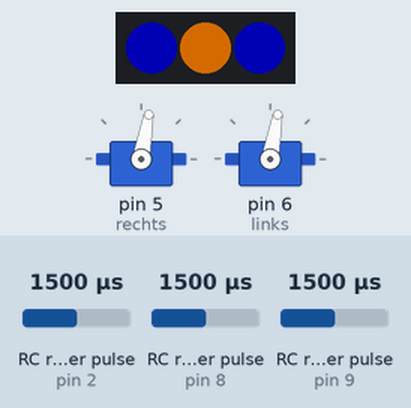
The sketch below on a simulated Arduino Uno, built with avr-gcc and run on an emulated ATmega328P. Parts: 2 × servo, 3 RGB LEDs in strip order, left to right. Wiring (inferred from the names in the program): 3 × RC receiver channel: data pin 9 / data pin 2 / data pin 8. The inputs (shaded band) are chosen by the test bench; at power-on: RC receiver pulse (sensors on pin 8, pin 9, pin 2) 1500 µs. Dim RGB values are drawn brighter than linear.

Above: at 2.8 s.
2.9 s: RC receiver pulse (sensor on pin 8) set to 1208 µs
4.4 s: RC receiver pulse (sensor on pin 8) set to 1184 µs
At 5.6 s:
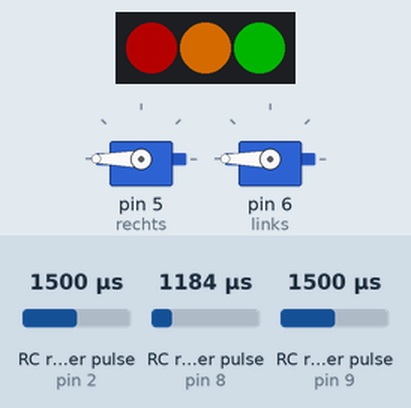
5.9 s: RC receiver pulse (sensor on pin 9) set to 1206 µs
7.4 s: RC receiver pulse (sensor on pin 9) set to 1186 µs
At 8.0 s:
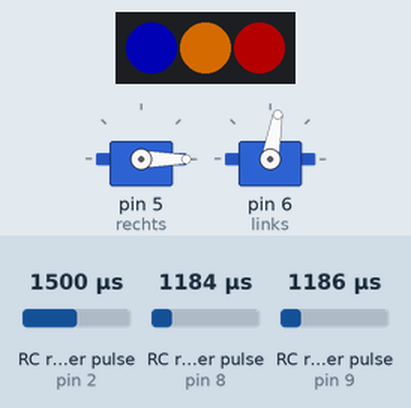
8.9 s: RC receiver pulse (sensor on pin 2) set to 1209 µs
10.4 s: RC receiver pulse (sensor on pin 2) set to 1189 µs
At 10.57 s:
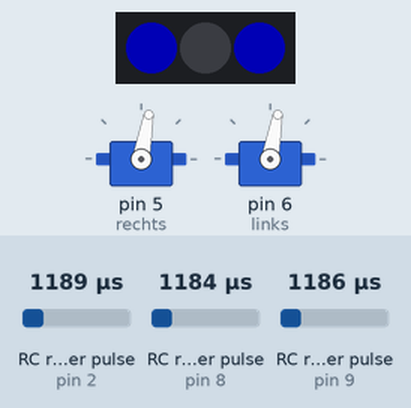
At 11.18 s:
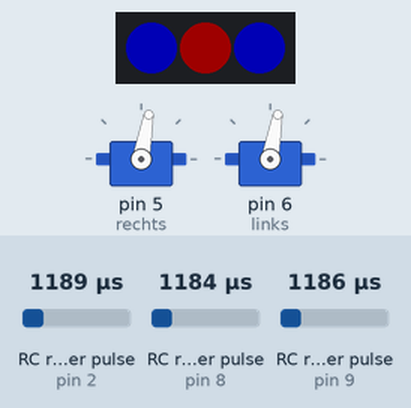
Timing chart, 0 to 14.4 s (numbered marks = the images above; inputs shaded):
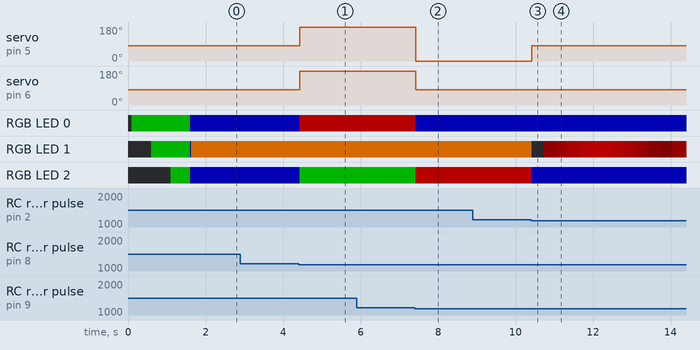

The sketch:

StrandBeest_RC_V1.0.ino
```cpp
// Strandbeest RC V1.0 -- 2016-01-21
// LED Statusanzeige, Modellumschaltung, Heartbeat
// FlySky Receiver

#include <Servo.h>
#include <FastLED.h>

#define BAUDRATE 19200
#define Anzahl 3
#define OutputPin 3

CRGB LEDs[Anzahl];
Servo links;
Servo rechts;

#define RechtsFwd 180
#define RechtsNeutral 80
#define RechtsBck 0

#define LinksFwd 0
#define LinksNeutral 80
#define LinksBck 180

#define RCchA 9
#define RCchB 8
#define RCchE 2

long chA;
//int  chAi;
long chB;
//int  chBi;
long chE;

int huecnt=0;
int redcnt=0;
int reddir=0;

void setup()
{
  Serial.begin(BAUDRATE);
  delay(100);
  pinMode(RCchA, INPUT);
  pinMode(RCchB, INPUT);
  pinMode(RCchE, INPUT);
//  Serial.println("Init");

  FastLED.addLeds <NEOPIXEL, OutputPin> (LEDs, Anzahl);

  rechts.attach(5);
  rechts.write(RechtsNeutral);
  links.attach(6);
  links.write(LinksNeutral);

  LEDs[0]=0x004000;
  LEDs[1]=0x000000;
  LEDs[2]=0x000000;
  FastLED.show();
  delay(500);
  LEDs[1]=0x004000;
  FastLED.show();
  delay(500);
  LEDs[2]=0x004000;
  FastLED.show();
  delay(500);

  //ready - blau
  LEDs[0]=0x000040;
  LEDs[1]=0x000040;
  LEDs[2]=0x000040;
  FastLED.show();

  //Serial.print("Done...\n");
}

void loop()
{
  chA = pulseIn(RCchA, HIGH, 30000);
  if (chA==0)
  {
    //no rc
    rechts.write(RechtsNeutral);
    links.write(LinksNeutral);
    chA = pulseIn(RCchA, HIGH, 30000);

    // HUE CYCLE
    LEDs[0] = CHSV( huecnt, 255, 128);
    LEDs[1] = CHSV( huecnt, 255, 128);
    LEDs[2] = CHSV( huecnt, 255, 128);
    FastLED.show();
    huecnt++;
    if (huecnt==256){huecnt=0;}
  }
  else
  {
    chE = pulseIn(RCchE, HIGH, 30000); //Check for Enable
    if (chE < 1200) //Schalter SWA = 0
    {
      //Kein Enable
      //Alles auf Null
      rechts.write(RechtsNeutral);
      links.write(LinksNeutral);

      //Neutral - r/l blau, mitte rot mit heartbeat
      LEDs[0]=0x000040;
      LEDs[1].r=redcnt;
      LEDs[1].g=0;
      LEDs[1].b=0;
      LEDs[2]=0x000040;
      FastLED.show();

      //heartbeat
      if (reddir==0)
      {
        //count up
        redcnt++;
        if (redcnt==80)
        {
          reddir=1; //Zährichtung umschalten auf abwärts
        }
      }
      else
      {
        //count down
        redcnt--;
        if (redcnt==0)
        {
          reddir=0; //Zährichtung umschalten auf abwärts
        }
      }
    }
    else //Schalter SWA = 1
    {
      chB = pulseIn(RCchB, HIGH, 30000);
      if (chB < 1200) //Links
      {
        if (chA > 1700) //Vor
        {
          //Serial.println("ForwardLeft");
          rechts.write(RechtsFwd);
          links.write(LinksNeutral);
          //rechtes Servo vorwärts
          LEDs[0]=0x000040;
          LEDs[1]=0x804000;
          LEDs[2]=0x004000;
          FastLED.show();
        }
        else if  (chA < 1200) //Rueck
        {
          //Serial.println("BackLeft");
          rechts.write(RechtsBck);
          links.write(LinksNeutral);
          //rechtes Servo rückwärts
          LEDs[0]=0x000040;
          LEDs[1]=0x804000;
          LEDs[2]=0x400000;
          FastLED.show();
        }
        else
        {
          //Serial.println("Left");
          rechts.write(RechtsFwd);
          links.write(LinksBck);
          //rechtes Servo vorwärts, linkes Servo rückwärts
          LEDs[0]=0x400000;
          LEDs[1]=0x804000;
          LEDs[2]=0x004000;
          FastLED.show();
        }
      }
      else if  (chB > 1700) //rechts
      {
        if (chA > 1700) //Vor
        {
          //Serial.println("ForwardRight");
          rechts.write(RechtsNeutral);
          links.write(LinksFwd);
          //linkes Servo vorwärts
          LEDs[0]=0x004000;
          LEDs[1]=0x804000;
          LEDs[2]=0x000040;
          FastLED.show();
        }
        else if  (chA < 1200) //Rueck
        {
          //Serial.println("BackRight");
          rechts.write(RechtsNeutral);
          links.write(LinksBck);
          //linkes Servo rückwärts
          LEDs[0]=0x400000;
          LEDs[1]=0x804000;
          LEDs[2]=0x000040;
          FastLED.show();
        }
        else //
        {
          //Serial.println("Right");
          rechts.write(RechtsBck);
          links.write(LinksFwd);
          //rechtes Servo rückwärts, linkes Servo vorwärts
          LEDs[0]=0x004000;
          LEDs[1]=0x804000;
          LEDs[2]=0x400000;
          FastLED.show();
        }
      }
      else
      {
        if (chA > 1700) //Vor
        {
          //Serial.println("Forward");
          rechts.write(RechtsFwd);
          links.write(LinksFwd);
          //rechtes Servo vorwärts, linkes Servo vorwärts
          LEDs[0]=0x004000;
          LEDs[1]=0x804000;
          LEDs[2]=0x004000;
          FastLED.show();
        }
        else if  (chA < 1200) //Rueck
        {
          //Serial.println("Back");
          rechts.write(RechtsBck);
          links.write(LinksBck);
          //rechtes Servo rückwärts, linkes Servo rückwärts
          LEDs[0]=0x400000;
          LEDs[1]=0x804000;
          LEDs[2]=0x400000;
          FastLED.show();
        }
        else //
        {
          //Serial.println("Neutral");
          rechts.write(RechtsNeutral);
          links.write(LinksNeutral);
          //Neutral - Alle blau
          LEDs[0]=0x000040;
          LEDs[1]=0x804000;
          LEDs[2]=0x000040;
          FastLED.show();
        }
      }
    }
  }
}
```

Measured:
- the behaviour switches between 1199 and 1198 µs on RC receiver pulse (sensor on pin 8) (found by bisection; images 0 and 1)
- the behaviour switches between 1199 and 1198 µs on RC receiver pulse (sensor on pin 9) (found by bisection; images 1 and 2)
- the behaviour switches between 1199 and 1198 µs on RC receiver pulse (sensor on pin 2) (found by bisection; images 2 and 3)
- after the input at 2.9 s, every drawn part: stays the same
- after the input at 4.4 s, servo on pin 5 (rechts), servo on pin 6 (links): 80° → 180° at once; RGB LED 0: RGB(0, 0, 64) → RGB(64, 0, 0) at once; RGB LED 2: RGB(0, 0, 64) → RGB(0, 64, 0) at once
- after the input at 5.9 s, every drawn part: stays the same
- after the input at 7.4 s, servo on pin 5 (rechts): 180° → 0° at once; servo on pin 6 (links): 180° → 80° at once; RGB LED 0: RGB(64, 0, 0) → RGB(0, 0, 64) at once; RGB LED 2: RGB(0, 64, 0) → RGB(64, 0, 0) at once
- after the input at 8.9 s, every drawn part: stays the same
- after the input at 10.4 s, servo on pin 5 (rechts): 0° → 80° at once; RGB LED 1: RGB(128, 64, 0) → off at once, → RGB(15, 0, 0) 0.30 s later, → RGB(30, 0, 0) 0.30 s later, → RGB(45, 0, 0) 0.32 s later, … (14 changes in this stretch); RGB LED 2: RGB(64, 0, 0) → RGB(0, 0, 64) at once
